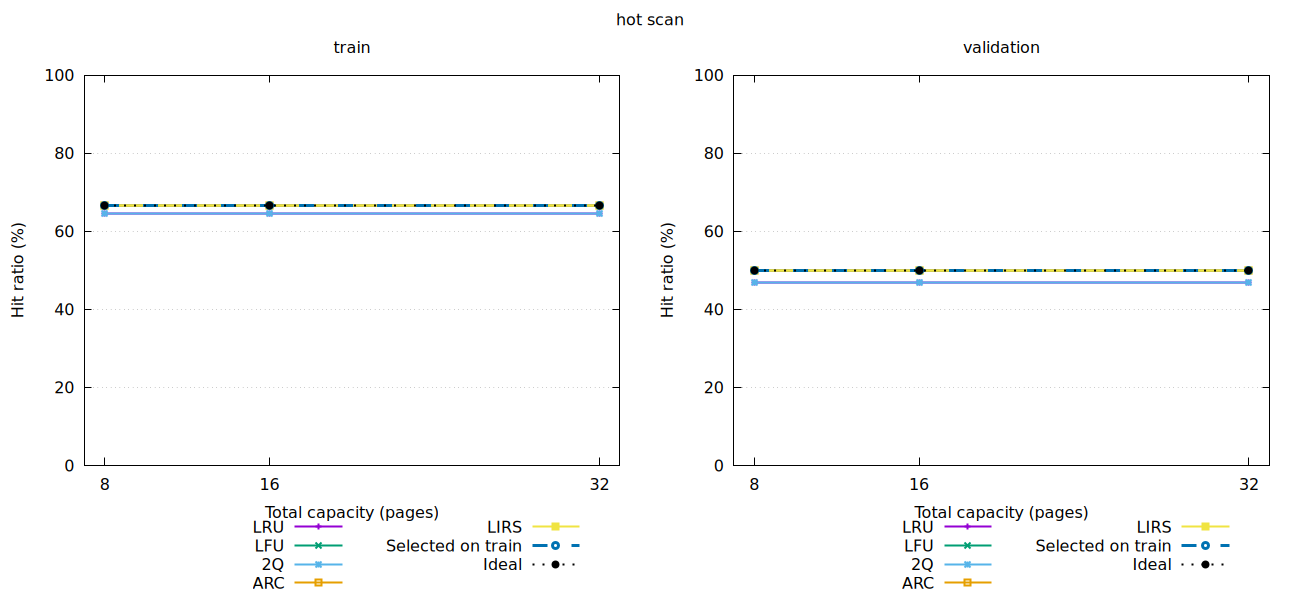

Write gnuplot code to recreate this figure.
set terminal svg size 1300,600 dynamic
set output 'plots/hot_scan.svg'
set encoding utf8
set grid ytics
set yrange [0:100]
set xlabel 'Total capacity (pages)'
set ylabel 'Hit ratio (%)'
set xtics ("8" 8,"16" 16,"32" 32)
set xrange [7:33]
set key outside bottom center horizontal maxrows 3
set multiplot layout 1,2 title 'hot scan'
set title 'train'
plot for [col=2:6] 'plot_data/hot_scan_train.tsv' using 1:col with linespoints lw 2 title columnhead(col), 'plot_data/hot_scan_train.tsv' using 1:7 with linespoints lw 3 dt 2 title 'Selected on train', 'plot_data/hot_scan_train.tsv' using 1:8 with linespoints lw 2 dt 3 lc rgb 'black' title 'Ideal'
set title 'validation'
plot for [col=2:6] 'plot_data/hot_scan_validation.tsv' using 1:col with linespoints lw 2 title columnhead(col), 'plot_data/hot_scan_validation.tsv' using 1:7 with linespoints lw 3 dt 2 title 'Selected on train', 'plot_data/hot_scan_validation.tsv' using 1:8 with linespoints lw 2 dt 3 lc rgb 'black' title 'Ideal'
unset multiplot
unset output
set terminal pngcairo size 1300,600
set output 'plots/hot_scan.png'
set encoding utf8
set grid ytics
set yrange [0:100]
set xlabel 'Total capacity (pages)'
set ylabel 'Hit ratio (%)'
set xtics ("8" 8,"16" 16,"32" 32)
set xrange [7:33]
set key outside bottom center horizontal maxrows 3
set multiplot layout 1,2 title 'hot scan'
set title 'train'
plot for [col=2:6] 'plot_data/hot_scan_train.tsv' using 1:col with linespoints lw 2 title columnhead(col), 'plot_data/hot_scan_train.tsv' using 1:7 with linespoints lw 3 dt 2 title 'Selected on train', 'plot_data/hot_scan_train.tsv' using 1:8 with linespoints lw 2 dt 3 lc rgb 'black' title 'Ideal'
set title 'validation'
plot for [col=2:6] 'plot_data/hot_scan_validation.tsv' using 1:col with linespoints lw 2 title columnhead(col), 'plot_data/hot_scan_validation.tsv' using 1:7 with linespoints lw 3 dt 2 title 'Selected on train', 'plot_data/hot_scan_validation.tsv' using 1:8 with linespoints lw 2 dt 3 lc rgb 'black' title 'Ideal'
unset multiplot
unset output
